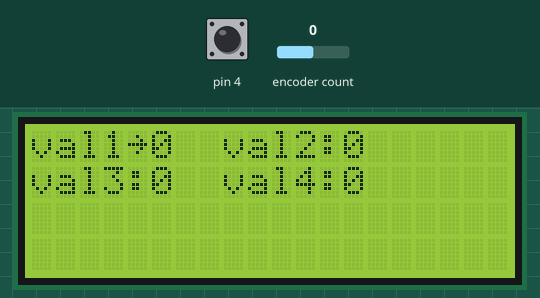
The sketch below on a simulated Arduino Uno, built with avr-gcc and run on an emulated ATmega328P. Parts: 20×4 character LCD. The test bench sets the inputs (shaded band); at power-on: encoder count 0, pin 4 HIGH.

Above: at 1.2 s.
1.3 s: encoder count set to 4
At 1.7 s:
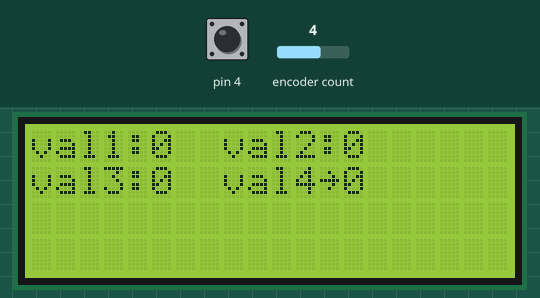
2.9 s: encoder count set to 3
At 3.2 s:
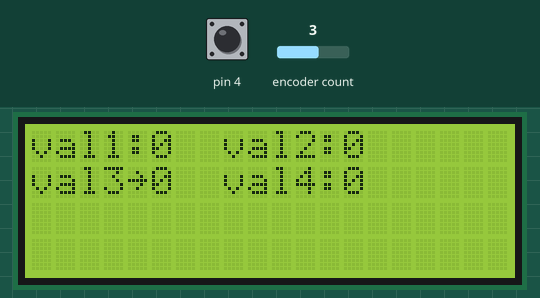
4.4 s: encoder count set to 2
At 5.6 s:
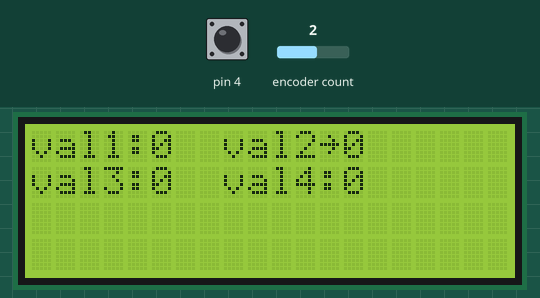
5.9 s: encoder count set to 1
At 6.7 s:
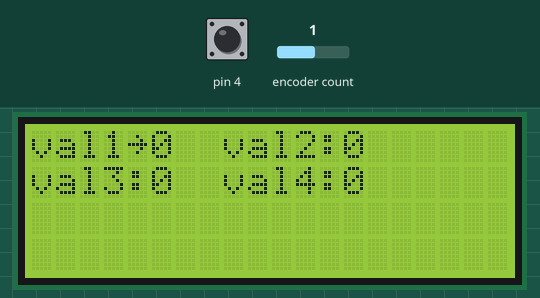
Timing chart, 0 to 8.4 s (numbered marks = the images above; inputs shaded):
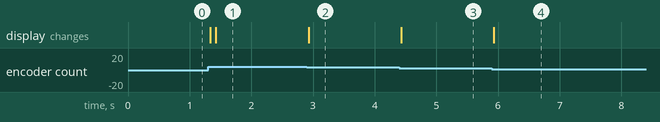

Measured:
- after the input at 1.3 s, the display: first changes at once (image 1 shows a later state)
- after the input at 2.9 s, the display: changes at once (image 2)
- after the input at 4.4 s, the display: changes at once (image 3)
- after the input at 5.9 s, the display: changes at once (image 4)

The sketch:

menu.ino
```cpp
// пример с простым шахматным меню
// пины энкодера
#define CLK 2
#define DT 3
#define SW 4

#include "GyverEncoder.h"
Encoder enc1(CLK, DT, SW);  // для работы c кнопкой

#include <LiquidCrystal_I2C.h>
LiquidCrystal_I2C lcd(0x27, 20, 4); // адрес 0x27 или 0x3f

// переменные
int val1 = 0;
int val2 = 0;
int val3 = 0;
int val4 = 0;

int8_t arrowPos = 0;  // позиция стрелки

void setup() {
  Serial.begin(9600);
  enc1.setType(TYPE2);

  lcd.init();
  lcd.backlight();
  printGUI();   // выводим интерфейс
}

void loop() {
  enc1.tick();

  if (enc1.isTurn()) {  // при любом повороте
    lcd.clear();        // очищаем дисплей

    if (enc1.isRight()) {
      arrowPos++;
      if (arrowPos >= 4) arrowPos = 3;  // ограничиваем позицию курсора
    }
    if (enc1.isLeft()) {
      arrowPos--;
      if (arrowPos < 0) arrowPos = 0;  // ограничиваем позицию курсора
    }

    // при нажатом повороте меняем переменные ++
    if (enc1.isRightH()) {
      switch (arrowPos) {
        case 0: val1++;
          break;
        case 1: val2++;
          break;
        case 2: val3++;
          break;
        case 3: val4++;
          break;
      }
    }

    // при нажатом повороте меняем переменные --
    if (enc1.isLeftH()) {
      switch (arrowPos) {
        case 0: val1--;
          break;
        case 1: val2--;
          break;
        case 2: val3--;
          break;
        case 3: val4--;
          break;
      }
    }

    printGUI();   // выводим интерфейс
  }
}

void printGUI() {
  lcd.setCursor(0, 0); lcd.print("val1:"); lcd.print(val1);
  lcd.setCursor(8, 0); lcd.print("val2:"); lcd.print(val2);
  lcd.setCursor(0, 1); lcd.print("val3:"); lcd.print(val3);
  lcd.setCursor(8, 1); lcd.print("val4:"); lcd.print(val4);
  // выводим стрелку
  switch (arrowPos) {
    case 0: lcd.setCursor(4, 0);
      break;
    case 1: lcd.setCursor(12, 0);
      break;
    case 2: lcd.setCursor(4, 1);
      break;
    case 3: lcd.setCursor(12, 1);
      break;
  }
  lcd.write(126);   // вывести стрелку
}
```
